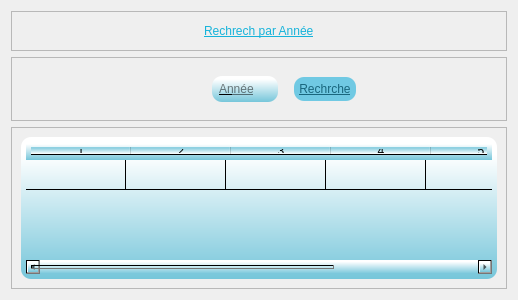
<?xml version="1.0" encoding="UTF-8"?>
<ui version="4.0">
 <class>Dialog</class>
 <widget class="QDialog" name="Dialog">
  <property name="geometry">
   <rect>
    <x>0</x>
    <y>0</y>
    <width>518</width>
    <height>300</height>
   </rect>
  </property>
  <property name="windowTitle">
   <string>Dialog</string>
  </property>
  <property name="styleSheet">
   <string notr="true">background-image: url(b.png);</string>
  </property>
  <layout class="QVBoxLayout" name="verticalLayout" stretch="1,1,4">
   <item>
    <widget class="QFrame" name="frame">
     <property name="frameShape">
      <enum>QFrame::StyledPanel</enum>
     </property>
     <property name="frameShadow">
      <enum>QFrame::Raised</enum>
     </property>
     <layout class="QHBoxLayout" name="horizontalLayout">
      <item alignment="Qt::AlignHCenter">
       <widget class="QLabel" name="label">
        <property name="styleSheet">
         <string notr="true">font: 18pt &quot;Bauhaus 93&quot;;
text-decoration: underline;
color: qlineargradient(spread:pad, x1:1, y1:1, x2:1, y2:0.12, stop:0 rgba(22, 179, 218, 255), stop:1 rgba(255, 255, 255, 255));</string>
        </property>
        <property name="text">
         <string>Rechrech par Année</string>
        </property>
       </widget>
      </item>
     </layout>
    </widget>
   </item>
   <item>
    <widget class="QFrame" name="frame_2">
     <property name="frameShape">
      <enum>QFrame::StyledPanel</enum>
     </property>
     <property name="frameShadow">
      <enum>QFrame::Raised</enum>
     </property>
     <layout class="QHBoxLayout" name="horizontalLayout_2" stretch="2,1">
      <property name="leftMargin">
       <number>200</number>
      </property>
      <property name="rightMargin">
       <number>140</number>
      </property>
      <item>
       <widget class="QLineEdit" name="lineEdit">
        <property name="styleSheet">
         <string notr="true">font: bold 12px/25px Arial, sans-serif;  
border-radius: 10px;
color: rgb(0, 0, 0);

background-color: qlineargradient(spread:pad, x1:1, y1:1, x2:1, y2:0.12, stop:0 rgba(118, 198, 218, 255), stop:1 rgba(255, 255, 255, 255));

padding:5;
font: 11pt &quot;Malgun Gothic&quot;;
text-decoration: underline;</string>
        </property>
        <property name="inputMask">
         <string>9999</string>
        </property>
        <property name="placeholderText">
         <string>Année</string>
        </property>
       </widget>
      </item>
      <item>
       <widget class="QPushButton" name="pushButton">
        <property name="cursor">
         <cursorShape>PointingHandCursor</cursorShape>
        </property>
        <property name="styleSheet">
         <string notr="true">  margin: 10px;
font: bold 12px/25px Arial, sans-serif;  
border-radius: 10px;
color: #19667d;
background: #70c9e3;
padding:5;
font: 14pt &quot;Impact&quot;;
text-decoration: underline;</string>
        </property>
        <property name="text">
         <string>Rechrche</string>
        </property>
       </widget>
      </item>
     </layout>
    </widget>
   </item>
   <item>
    <widget class="QFrame" name="frame_3">
     <property name="frameShape">
      <enum>QFrame::StyledPanel</enum>
     </property>
     <property name="frameShadow">
      <enum>QFrame::Raised</enum>
     </property>
     <layout class="QHBoxLayout" name="horizontalLayout_3">
      <item>
       <widget class="QTableWidget" name="tableWidget">
        <property name="styleSheet">
         <string notr="true">font: bold 12px/25px Arial, sans-serif;  
border-radius: 10px;
color: rgb(0, 0, 0);

background-color: qlineargradient(spread:pad, x1:1, y1:1, x2:1, y2:0.12, stop:0 rgba(118, 198, 218, 255), stop:1 rgba(255, 255, 255, 255));

padding:5;
font: 11pt &quot;Malgun Gothic&quot;;
text-decoration: underline;</string>
        </property>
        <property name="verticalScrollMode">
         <enum>QAbstractItemView::ScrollPerPixel</enum>
        </property>
        <property name="horizontalScrollMode">
         <enum>QAbstractItemView::ScrollPerPixel</enum>
        </property>
        <property name="rowCount">
         <number>1</number>
        </property>
        <property name="columnCount">
         <number>7</number>
        </property>
        <attribute name="verticalHeaderVisible">
         <bool>false</bool>
        </attribute>
        <row/>
        <column/>
        <column/>
        <column/>
        <column/>
        <column/>
        <column/>
        <column/>
        <item row="0" column="0">
         <property name="text">
          <string/>
         </property>
        </item>
       </widget>
      </item>
     </layout>
    </widget>
   </item>
  </layout>
 </widget>
 <resources/>
 <connections/>
</ui>
